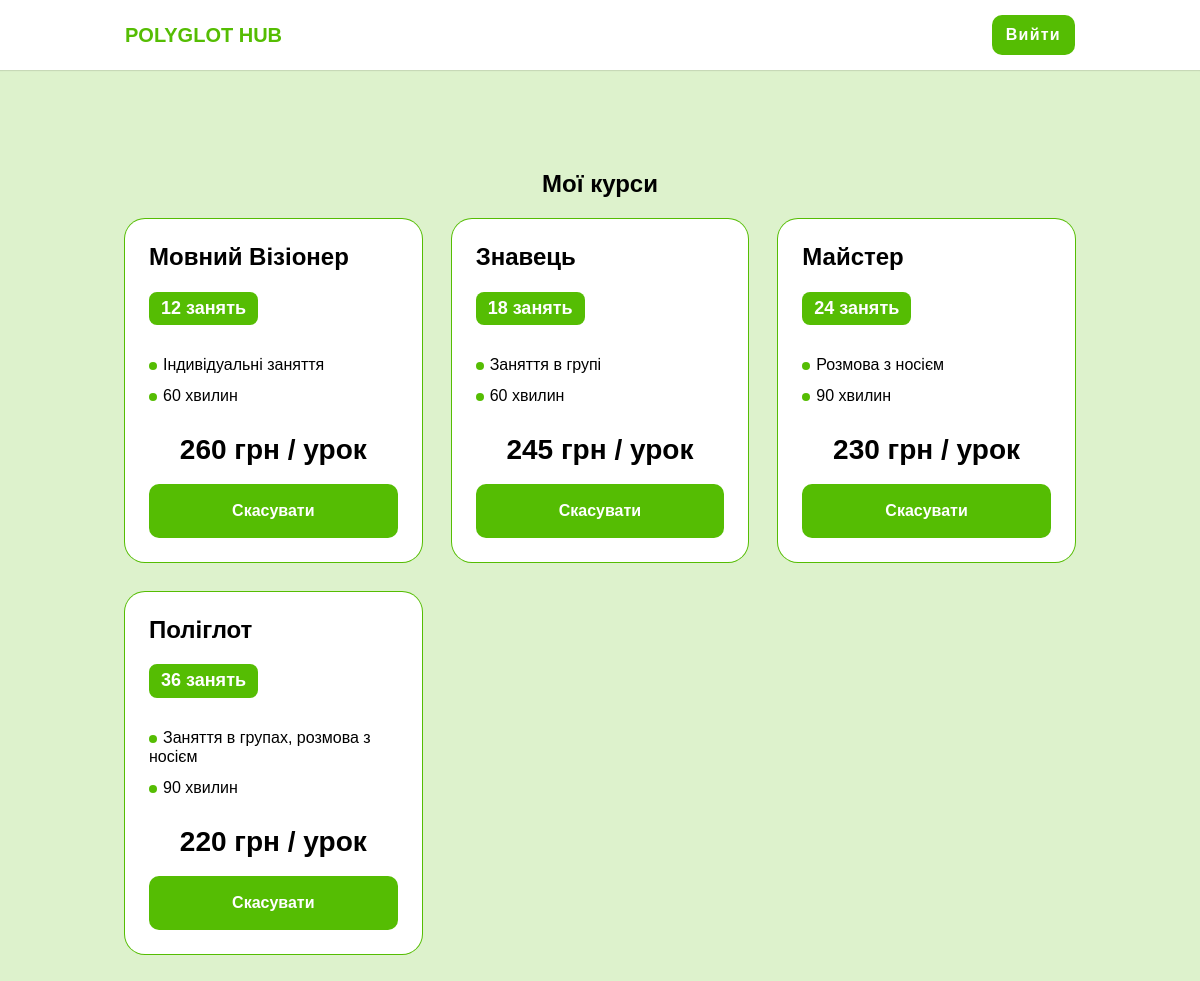
The app's page /user.php?id=5 (signed in) with its own data.
### tables this page shows
CREATE TABLE `courses` (
  `id` int NOT NULL,
  `name` varchar(100) NOT NULL,
  `cost` int NOT NULL,
  `lesson_count` int NOT NULL,
  `type` varchar(100) NOT NULL,
  `lesson_duration` int NOT NULL
);

### user.php (the view, shortened to what this page needs)
<?php
include('db.php');
if (isset($_GET["id"]) && $_GET["id"] == $_SESSION["id"]) {
  if(isset($_SESSION["id"])){
    $menu_link = '<a href="index.php?id='. $_SESSION["id"] .'&exit=1" class="btn btn--size-sm btn--theme-accent">Вийти</a>';
  }
  $user_id = $_GET["id"];
  $my_courses_query = "SELECT courses.*, purchased_courses.*
                      FROM courses
                      INNER JOIN purchased_courses ON courses.id = purchased_courses.course_id
                      WHERE purchased_courses.user_id = '". $user_id ."'";
  $result = $conn->query($my_courses_query);
  if ($result->num_rows > 0) {
      $my_courses = '';
      while ($row = $result->fetch_assoc()) {
          $my_courses = $my_courses . '<div class="services__list-col">
                    <article class="services-card">
                      <div class="services-card__inner">
                        <h3 class="title-size-4 services-card__title">'. $row["name"] .'</h3>
                        <div class="title-size-6 services-card__count">'. $row["lesson_count"] .' занять</div>
                        <ul class="services-card__list">
                          <li>'. $row["type"] .'</li>
                          <li>'. $row["lesson_duration"] .' хвилин</li>
                        </ul>
                        <div class="title-size-5 services-card__price">'. $row["cost"] .' грн / урок</div>
                        <a href="delete.php?id='. $_SESSION["id"] .'&course_id='.$row["id"].'" class="btn btn--size-md btn--theme-accent services-card__btn">Скасувати</a>
                      </div>
                    </article>
                  </div>';
      }
  } else {
      echo "Немає результатів.";
  }
?>
<!DOCTYPE html>
<html lang="uk">
<head>
  <link href="css/style.css" type="text/css" rel="stylesheet">
</head>
<body>
<div id="site">
  <header class="header">
    <div class="container container--size-md header__container">
      <a href="/?id=<?php echo($user_id); ?>" class="logo header__logo">Polyglot Hub</a>
      <nav class="nav header__nav">
        <ul class="nav__list">
          <li class="nav__item">
            <?php echo $menu_link; ?>
          </li>
        </ul>
      </nav>
    </div>
  </header>
  <div class="admin-page">
    <div class="container container--size-md admin-page__container">
      <h4 class="admin-page__title">Мої курси</h4>
      <div class="services__list">
        <?php echo $my_courses; ?>
      </div>
    </div>
  </div>
</div>
</body>
</html>
<?php
}
?>

### css/style.css (style rules this page uses)
:root { --header-height-desktop: 70px; --color-accent: #55bd03; --color-black: #000; --color-white: #fff; }
*,*:before,*:after { -webkit-box-sizing: border-box;box-sizing: border-box }
html { -webkit-text-size-adjust:100% }
body { margin:0 }
a { background-color:transparent }
html, body { height: 100%; }
html { font-size: 10px; }
body { background: var(--color-white); font-style: normal; font-weight: normal; font-size: 14px; line-height: 1.2; font-family: Arial, sans-serif; color: var(--color-dark-light); -webkit-font-smoothing: antialiased; -moz-osx-font-smoothing: grayscale; }
a { color: inherit; text-decoration: none; cursor: pointer; }
input, button, select, textarea, .btn { font-weight: normal; font-family: inherit; }
h1, h2, h3, h4, h5, h6, .title, .title-size-1, .title-size-2, .title-size-3, .title-size-4, .title-size-5, .title-size-6 { font-weight: bold; }
h3, .title-size-3 { font-size: 28px; }
h4, .title-size-4 { font-size: 24px; }
h5, .title-size-5 { font-size: 20px; }
h6, .title-size-6 { font-size: 18px; }
#site { min-height: 100vh; display: flex; flex-direction: column; position: relative; overflow: hidden; }
#site:before { background: var(--color-accent); width: 100%; height: 100%; content: ''; position: absolute; top: 0; left: 0; opacity: .2; z-index: -1; }
.container { width: 100%; max-width: 100%; margin: 0 auto; padding: 0 25px; }
.container--size-md { max-width: 1000px; }
.nav__list { margin: 0; padding: 0; list-style-type: none; display: flex; align-items: center; }
.nav__item { margin: 0 0 0 15px; padding: 0; }
.logo { display: inline-block; font-weight: bold; font-size: 20px; color: var(--color-accent); text-transform: uppercase; }
.btn { background: transparent; display: inline-flex; justify-content: center; align-items: center; border: none; border-radius: 0; outline: none; cursor: pointer; }
.btn--size-md { min-height: 54px; padding: 10px 20px; }
.btn--size-sm { min-height: 36px; padding: 10px 14px; }
.btn--theme-accent { background: var(--color-accent); font-weight: bold; font-size: 16px; color: var(--color-white); border-radius: 10px; }
.header { background: var(--color-white); width: 100%; box-shadow: 0 1px 1px rgba(0,0,0, .1); }
.header__container { height: var(--header-height-desktop); display: flex; justify-content: space-between; align-items: center; }
.header__logo { flex-shrink: 0; }
.header__nav { font-size: 16px; letter-spacing: .08em; }
.services__list { display: flex; margin: 0 -15px 30px; flex-wrap: wrap; }
.services__list-col { max-width: 33.33%; margin-bottom: 30px; padding: 0 15px; flex: 0 0 33.33%; }
.services-card__inner { background: #fff; padding: 24px; border-radius: 20px; box-shadow: 0 0 0 1px var(--color-accent); }
.services-card__title { margin: 0 0 20px; }
.services-card__count { background: var(--color-accent); margin: 0 0 30px; padding: 6px 12px; display: inline-block; font-weight: bold; color: var(--color-white); border-radius: 8px; }
.services-card__list { margin: 0 0 30px; padding: 0; list-style-type: none; font-size: 16px; }
.services-card__list li { margin: 0; padding: 0; }
.services-card__list li:before { background: var(--color-accent); width: 8px; height: 8px; margin: -2px 6px 0 0; content: ''; display: inline-block; border-radius: 50%; }
.services-card__list li + li { margin-top: 12px; }
.services-card__price { margin: 0 0 20px; font-weight: bold; font-size: 28px; line-height: 1; text-align: center; }
.services-card__btn { width: 100%; }
.services__list { display: flex; margin: 0 -15px; flex-wrap: wrap; }
.services__list-col { max-width: 33.33%; padding: 0 15px; flex: 0 0 33.33%; }
.admin-page { padding: 100px 0; position: relative; z-index: 0; }
.admin-page__title, .user-form__title { margin: 0 0 20px; font-weight: bold; font-size: 24px; text-align: center; }

### records on screen
courses: name "Мовний Візіонер", lesson_count "12", type "Індивідуальні заняття", lesson_duration "60", cost "260"
courses: name "Знавець", lesson_count "18", type "Заняття в групі", lesson_duration "60", cost "245"
courses: name "Майстер", lesson_count "24", type "Розмова з носієм", lesson_duration "90", cost "230"
courses: name "Поліглот", lesson_count "36", type "Заняття в групах, розмова з носієм", lesson_duration "90", cost "220"
